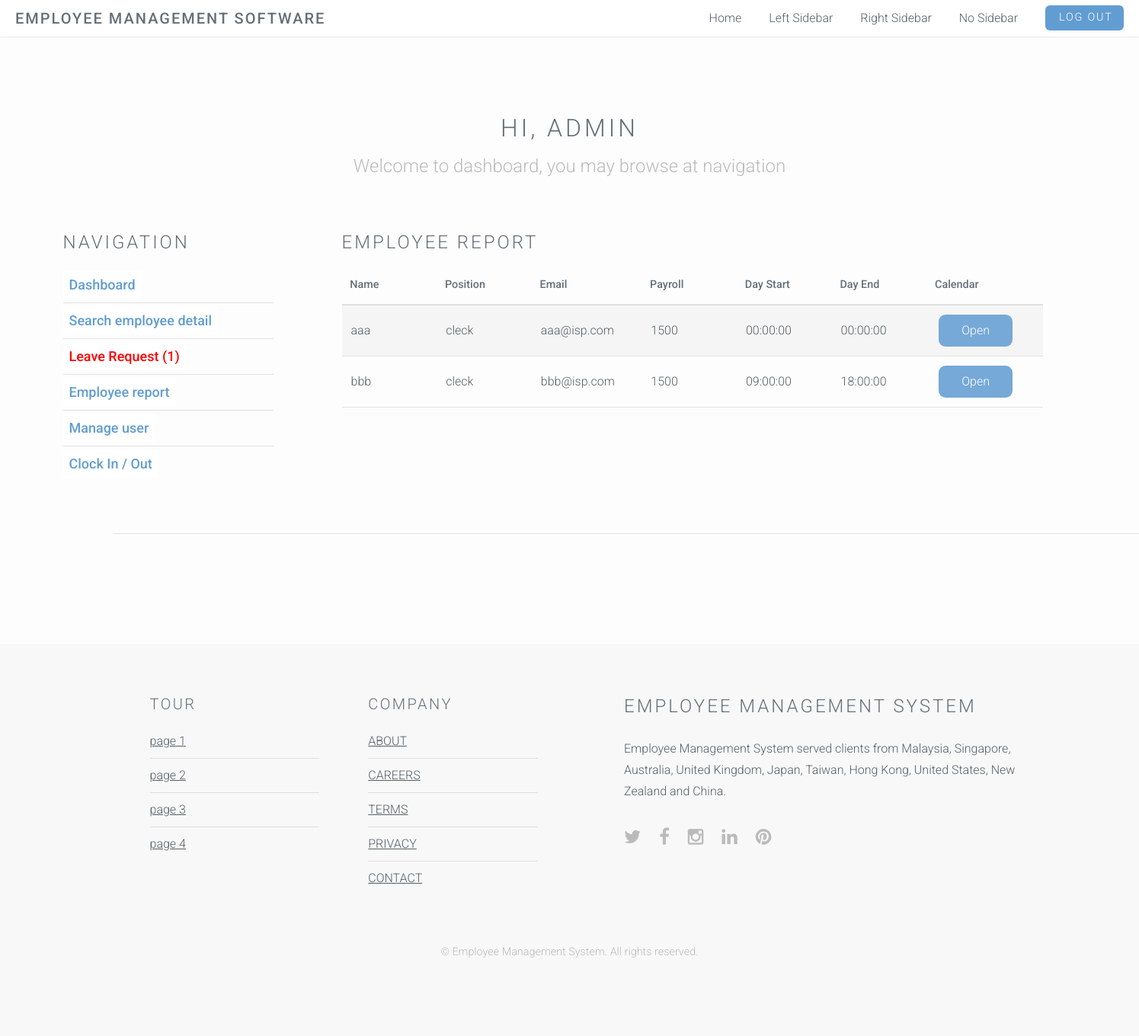
/website-source-code/admin-employeeReport.php, run on the app's committed database.
### tables this page shows
CREATE TABLE `employeeinfo` (
  `ID` int(10) NOT NULL,
  `name` varchar(25) DEFAULT NULL,
  `gender` varchar(10) DEFAULT NULL,
  `position` varchar(20) DEFAULT NULL,
  `height` int(10) DEFAULT NULL,
  `phone` varchar(30) DEFAULT NULL,
  `email` varchar(20) DEFAULT NULL,
  `address` varchar(20) DEFAULT NULL,
  `payroll` int(10) DEFAULT NULL,
  `work_start_time` time NOT NULL,
  `work_end_time` time NOT NULL,
  `rest_time` varchar(20) NOT NULL,
  `weekend_work` tinyint(1) NOT NULL
);

### website-source-code/admin-employeeReport.php (the view, shortened to what this page needs)
<!DOCTYPE html>
<html>
<head>
</head>
<body id="top">
    <?php include("navbar_top.php") ?>
    <section id="main" class="wrapper style1">
        <header class="major">
            <h2>Hi, <?php echo $_SESSION["name"]; ?> admin</h2>
            <p>Welcome to dashboard, you may browse at navigation</p>
        </header>
        <div class="container">
            <div class="container-admin-dashboard">
                <div class="row-admin-dashboard">
                    <div class="navigation-admin-dashboard">
                        <?php include("admin-navigation.php") ?>
                    </div>
                    <div class="8u skel-cell-important">
                        <section>
                            <h2>Employee report</h2>
                            <table>
                                <colgroup>
                                    <col style="width: 11%">
                                    <col style="width: 11%">
                                    <col style="width: 11%">
                                    <col style="width: 11%">
                                    <col style="width: 11%">
                                    <col style="width: 11%">
                                    <col style="width: 11%">
                                </colgroup>
                                <thead>
                                    <tr>
                                        <th>Name</th>
                                        <th>Position</th>
                                        <th>Email</th>
                                        <th>Payroll</th>
                                        <th>Day Start</th>
                                        <th>Day End</th>
                                        <th>Calendar</th>
                                    </tr>
                                </thead>
                                <tbody>
                                    <?php
                                    require_once("dbcon.php");
                                    $query = "SELECT * FROM `employeeinfo`";
                                    $result = $con->query($query);
                                    while ($row = $result->fetch_assoc()) {
                                        echo "<tr>
                                                <td>" . $row["name"] . "</td>
                                                <td>" . $row["position"] . "</td>
                                                <td>" . $row["email"] . "</td>
                                                <td>" . $row["payroll"] . "</td>
                                                <td>" . $row["work_start_time"] . "</td>
                                                <td>" . $row["work_end_time"] . "</td>
                                                <td>
                                                    <a href='admin-editUser.php?employeeID=" . $row["ID"] . "' class='btn-action'>Open</a>
                                                </td>
                                            </tr>";
                                    }
                                    ?>
                                </tbody>
                            </table>
                        </section>
                    </div>
                </div>
                <hr class="major" />
            </div>
        </div>
    </section>
    <?php include("footer.php") ?>
</body>
</html>

### website-source-code/css/style.css (style rules this page uses)
body { background: #fff; }
body, input, select, textarea { color: #555f66; font-family: "Roboto", Helvetica, sans-serif; font-size: 14pt; font-weight: 300; line-height: 1.75em; }
a { color: #629dd1; text-decoration: underline; }
p { margin: 0 0 2em 0; }
h1, h2, h3, h4, h5, h6 { color: #666f77; font-weight: 300; line-height: 1em; margin: 0 0 1em 0; text-transform: uppercase; letter-spacing: 0.125em; }
h2 { font-size: 1.5em; line-height: 1.5em; }
hr { border: 0; border-bottom: solid 1px rgba(144, 144, 144, 0.25); margin: 3em 0; }
hr.major { margin: 2em 0 5em 0; }
header p { color: #bbb; position: relative; margin: 0 0 1.5em 0; }
header h2 + p { font-size: 1.25em; margin-top: -1em; line-height: 1.5em; }
header.major { text-align: center; margin: 0 0 4em 0; }
header.major h2 { font-size: 2em; }
header.major h2 + p { font-size: 1.5em; margin: -1em 0 2em 0; }
table { margin: 0 0 2em 0; width: 100%; }
table tbody tr { border: solid 1px rgba(144, 144, 144, 0.25); border-left: 0; border-right: 0; }
table tbody tr:nth-child(2n + 1) { background-color: rgba(144, 144, 144, 0.075); }
table td { padding: 0.75em 0.75em; }
table th { color: #666f77; font-size: 0.9em; font-weight: 500; padding: 0 0.75em 0.75em 0.75em; text-align: left; }
table thead { border-bottom: solid 2px rgba(144, 144, 144, 0.25); }
.wrapper { padding: 6em 0 4em 0; }
.wrapper.style1 { background: #fdfdfd; color: #555f66; }
.row-admin-dashboard { display: -webkit-box; display: -ms-flexbox; display: flex; -ms-flex-wrap: wrap; flex-wrap: wrap; margin-right: -15px; margin-left: -15px; }
.container-admin-dashboard { margin-left: auto; margin-right: auto; width: 1350px; }
.navigation-admin-dashboard { width: 20%; margin-right: 90px; margin-left: -50px; }

### website-source-code/css/style-xlarge.css (style rules this page uses)
body, input, select, textarea { font-size: 12pt; }

### website-source-code/admin-employeeReport.php (style rules this page uses)
.btn-action { background-color: #76a9d7; border: none; color: white; padding: 7px 30px; text-align: center; text-decoration: none; display: inline-block; font-size: 16px; cursor: pointer; border-radius: 9px; margin: 0 4px; }

### data on the page
employeeinfo: name "aaa", position "cleck", email "aaa@isp.com", payroll "1500", work_start_time "00:00:00", work_end_time "00:00:00"
employeeinfo: name "bbb", position "cleck", email "bbb@isp.com", payroll "1500", work_start_time "09:00:00", work_end_time "18:00:00"

### other printed values
$count "1"
